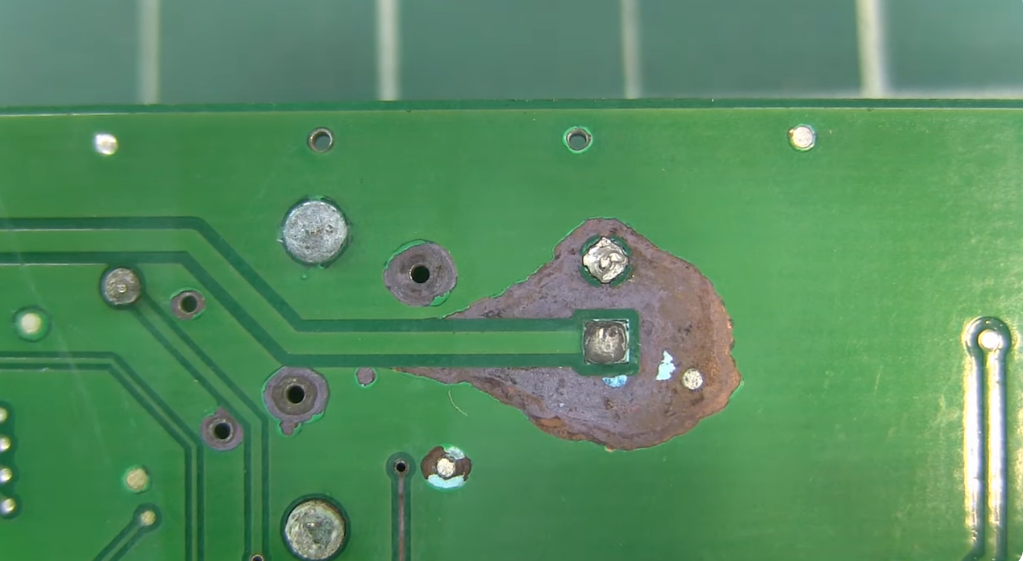
#> input picture cvdir/img/PCB-Manufacturing-Defects.png, 1025 x 561 px
$ jupyter execute img_filter.ipynb   (older library calls are emulated)
#> lines starting #> are read from the running program, lines starting #| are printed output that depends on the picture
[cell 1]
import cv2
import numpy as np

[cell 2]
img = cv2.imread('./img/PCB-Manufacturing-Defects.png')
#> img is the input picture: shape (561, 1025, 3); mean B, G, R 97, 139.7, 87.3
img = cv2.resize(img, (1000, 500), interpolation=cv2.INTER_AREA)
#> img: shape (500, 1000, 3)

[cell 3]
# 가우시안 블러 API로 블러링 ---③
blur = cv2.GaussianBlur(img, (3, 3), 0)

[cell 4]
# 결과 출력
cv2.imshow('gaussian blur', blur)
cv2.imshow('img', img)
cv2.waitKey(0)
cv2.destroyAllWindows()

[cell 5]
import cv2
import numpy as np

[cell 6]
img = cv2.imread('./img/PCB-Manufacturing-Defects.png')
img = cv2.resize(img, (750, 375), interpolation=cv2.INTER_AREA)
#> img: shape (375, 750, 3)

[cell 7]
# 가우시안 필터 적용 ---①
blur1 = cv2.GaussianBlur(img, (5,5), 0)

[cell 8]
# 바이레터럴 필터 적용 ---②
blur2 = cv2.bilateralFilter(img, 20, 75, 75)
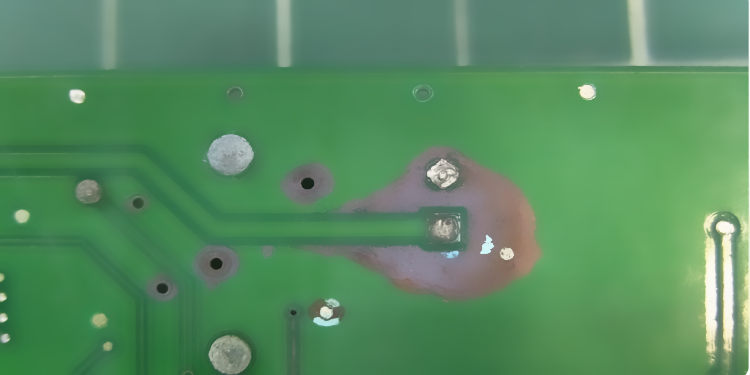
#> blur2: shape (375, 750, 3); mean B, G, R 96.9, 139.7, 87.2

[cell 9]
# 결과 출력
cv2.imshow('img', img)
cv2.imshow('bilateral', blur2)
cv2.waitKey(0)
cv2.destroyAllWindows()

[cell 10]
import cv2
import numpy as np

[cell 11]
img = cv2.imread('./img/PCB-Manufacturing-Defects.png')
img = cv2.resize(img, (1000, 500), interpolation=cv2.INTER_AREA)

[cell 12]
emboss = np.array([[-1, -1, 0],
                   [-1, 0, 1],
                   [0, 1, 1]], np.float32)

[cell 13]
dst = cv2.filter2D(img, -1, emboss, delta=128)
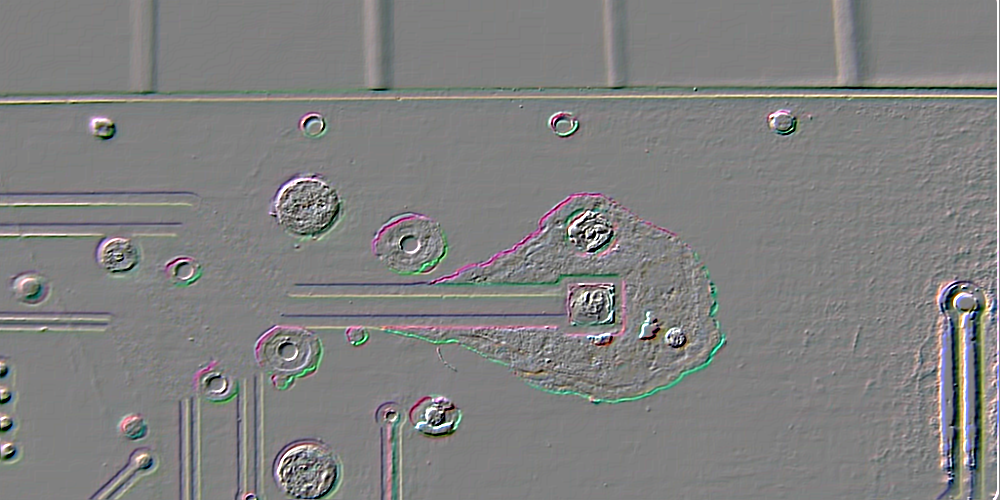
#> dst: shape (500, 1000, 3); mean B, G, R 127.9, 128.2, 128.2

[cell 14]
cv2.imshow('img', img)
cv2.imshow('dst', dst)

cv2.waitKey()
cv2.destroyAllWindows()

[cell 15]
import cv2
import numpy as np

[cell 16]
img = cv2.imread('./img/PCB-Manufacturing-Defects.png', cv2.IMREAD_GRAYSCALE)
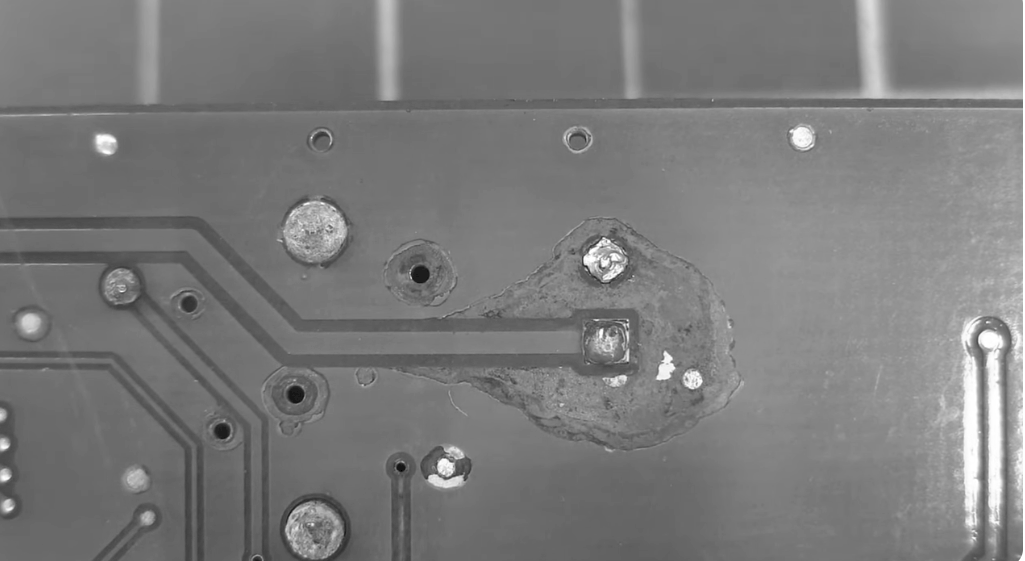
#> img: shape (561, 1025); min 0, max 255, mean 123
img = cv2.resize(img, (500, 250), interpolation=cv2.INTER_AREA)
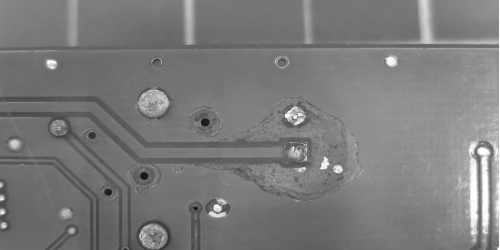
#> img: shape (250, 500); min 19, max 255, mean 123

[cell 17]
dx = cv2.Sobel(img, cv2.CV_32F, 1, 0)
dy = cv2.Sobel(img, cv2.CV_32F, 0, 1)

fmag = cv2.magnitude(dx, dy)
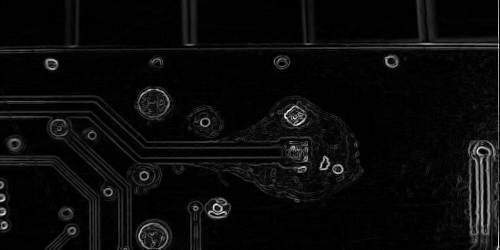
#> fmag: shape (250, 500) float32; min 0, max 676.2, mean 29.3; drawn with min black and max white
mag = np.uint8(np.clip(fmag, 0, 255))
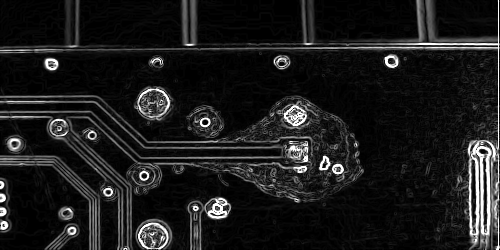
#> mag: shape (250, 500); min 0, max 255, mean 27.6
_, edge = cv2.threshold(mag, 150, 255, cv2.THRESH_BINARY)
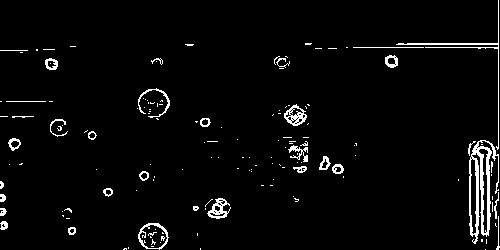
#> edge: shape (250, 500); 3.5% white in thin lines or dots

cv2.imshow('img', img)
cv2.imshow('mag', mag)
cv2.imshow('edge', edge)
cv2.waitKey()
cv2.destroyAllWindows()

[cell 18]
import cv2
import numpy as np

[cell 19]
img = cv2.imread('./img/PCB-Manufacturing-Defects.png', cv2.IMREAD_GRAYSCALE)
img = cv2.resize(img, (500, 250), interpolation=cv2.INTER_AREA)

[cell 20]
mx = np.array([[-1, 0, 1],
               [-2, 0, 2],
               [-1, 0, 1]], dtype=np.float32)
my = np.array([[-1, -2, -1],
               [0, 0, 0],
               [1, 2, 1]], dtype=np.float32)

dx = cv2.filter2D(img, -1, mx, delta=128)
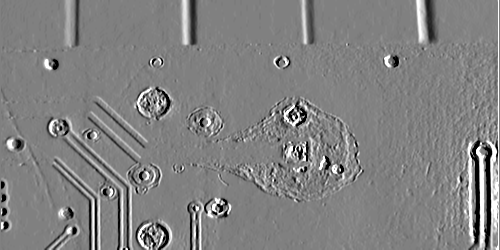
#> dx: shape (250, 500); min 0, max 255, mean 129.3
dy = cv2.filter2D(img, -1, my, delta=128)
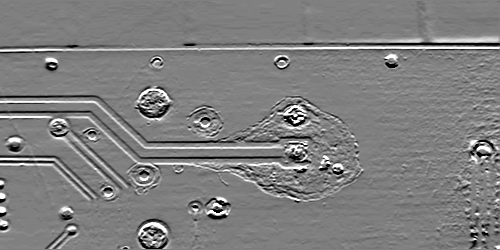
#> dy: shape (250, 500); min 0, max 255, mean 127.1

cv2.imshow('img', img)
cv2.imshow('dx', dx)
cv2.imshow('dy', dy)
cv2.waitKey()
cv2.destroyAllWindows()

[cell 21]
import cv2
import numpy as np

[cell 22]
img = cv2.imread('./img/PCB-Manufacturing-Defects.png', cv2.IMREAD_GRAYSCALE)
img = cv2.resize(img, (750, 375), interpolation=cv2.INTER_AREA)
#> img: shape (375, 750)

[cell 23]
dst1 = cv2.Canny(img, 50, 50)
#> dst1: shape (375, 750); 7% white in thin lines or dots
dst2 = cv2.Canny(img, 50, 100)
#> dst2: shape (375, 750); 5.9% white in thin lines or dots
dst3 = cv2.Canny(img, 50, 150)
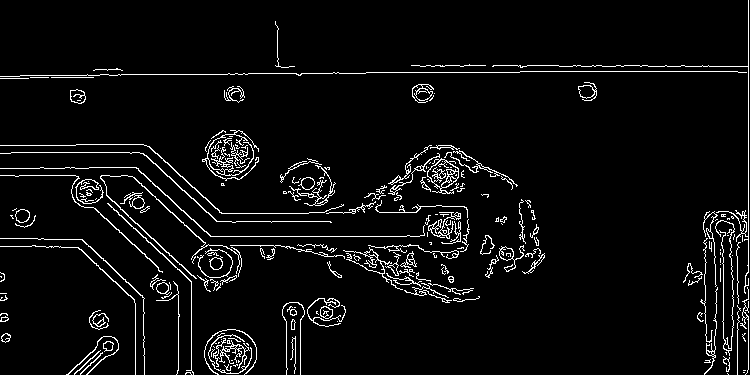
#> dst3: shape (375, 750); 5% white in thin lines or dots


cv2.imshow('img', img)
cv2.imshow('dst1', dst1)
cv2.imshow('dst2', dst2)
cv2.imshow('dst3', dst3)
cv2.waitKey()
cv2.destroyAllWindows()
